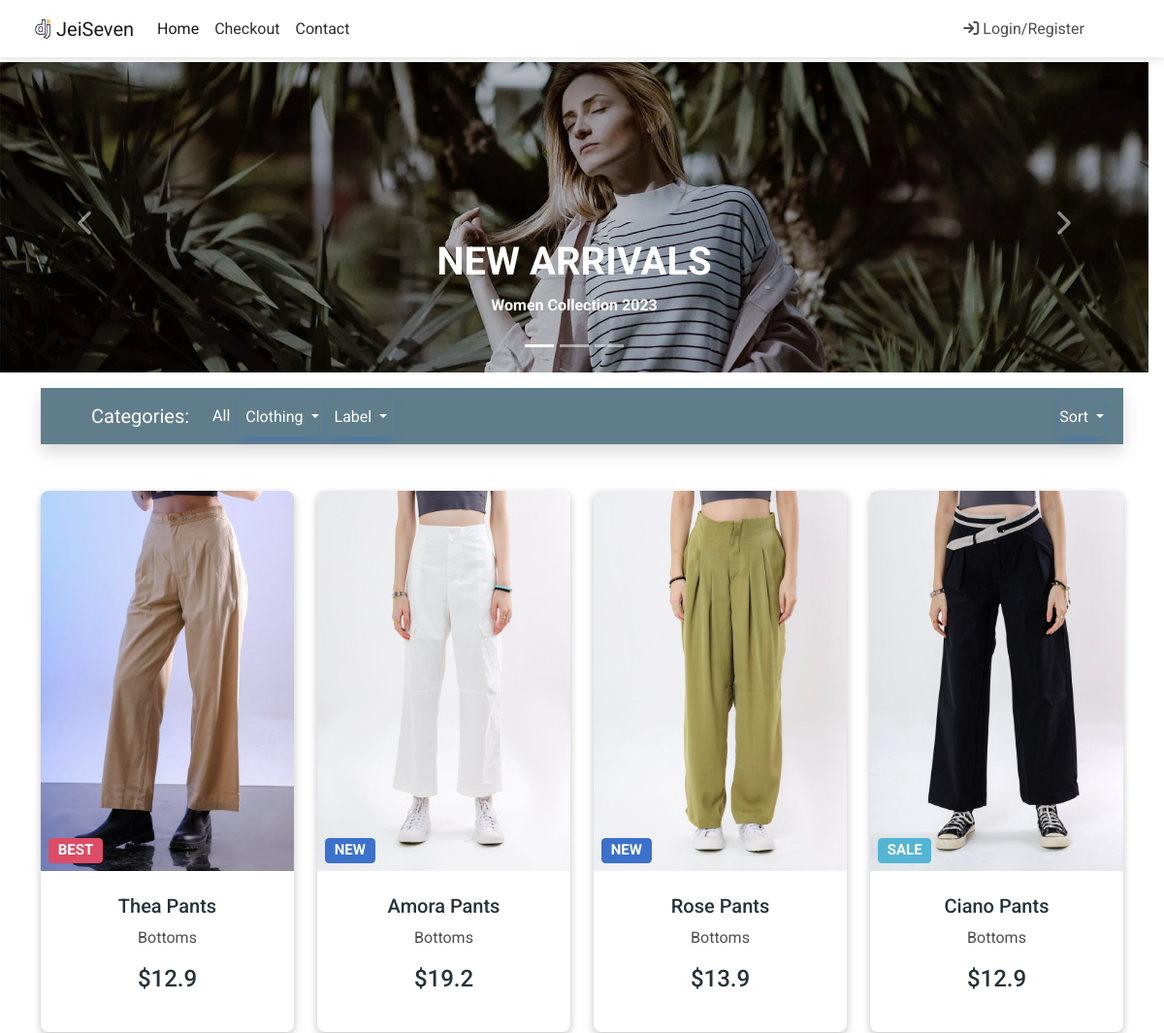
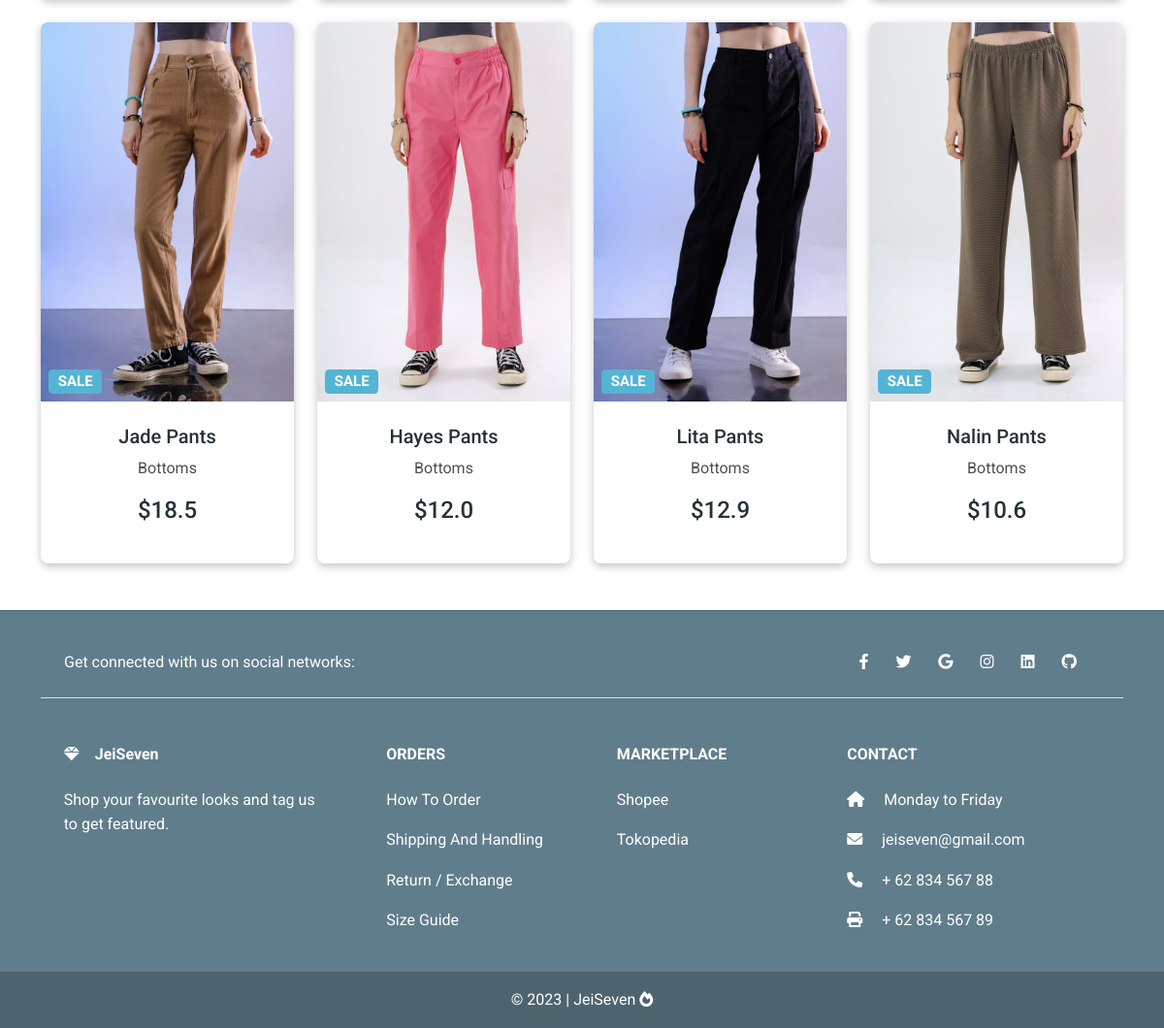
/bottoms/, run on the app's committed database (2 pictures, top to bottom).
### toko/models.py (models this page shows, shortened)
class ProdukItem(models.Model):
    nama_produk = models.CharField(max_length=100)
    harga = models.FloatField()
    harga_diskon = models.FloatField(blank=True, null=True)
    slug = models.SlugField(unique=True)
    deskripsi = models.TextField()
    gambar = models.ImageField(upload_to='product_pics')
    label = models.CharField(choices=PILIHAN_LABEL, max_length=4)
    kategori = models.CharField(choices=PILIHAN_KATEGORI, max_length=2)
    def get_absolute_url(self):
        return reverse("toko:produk-detail", kwargs={
            "slug": self.slug
            })

### toko/views.py (the view)
# urls.py: path('bottoms/',views.BottomstListView.as_view(), name='bottoms'),
class BottomstListView(generic.ListView):
    template_name = 'bottoms.html'
    queryset = ProdukItem.objects.filter(kategori='B')
    paginate_by = False

### ecomm/templates/bottoms.html (shortened to what this page needs)
{% extends 'base.html' %}
{% block content %}
{% include 'carousel.html' %}
<main>
    <div class="container">
        <nav class="navbar navbar-expand-lg navbar-dark mt-3 mb-5 shadow p-2" style="background-color: #607D8B">
            <div class="container-fluid">
                <a class="navbar-brand" href="#">Categories:</a>
                <div class="collapse navbar-collapse" id="navbarSupportedContent2">
                    <ul class="navbar-nav me-auto mb-2 mb-lg-0">
                        <li class="nav-item active">
                            <a class="nav-link text-white" href="{% url 'toko:products' %}">All</a>
                        </li>
                        <li class="nav-item">
                            <div class="dropdown">
                              <button
                                class="btn btn-primary dropdown-toggle nav-link text-white text-capitalize"
                                style="background-color: #607D8B"
                                type="button"
                                id="dropdownMenuButton"
                                data-mdb-toggle="dropdown"
                                aria-expanded="false"
                              >
                                Clothing
                              </button>
                            </div>
                          </li>
                          <li class="nav-item">
                            <div class="dropdown">
                              <button
                                class="btn btn-primary dropdown-toggle nav-link text-white text-capitalize"
                                style="background-color: #607D8B"
                                type="button"
                                id="dropdownMenuButton"
                                data-mdb-toggle="dropdown"
                                aria-expanded="false"
                              >
                                Label
                              </button>
                            </div>
                          </li>
                    </ul>
                    <div class="dropdown">
                      <button
                        class="btn btn-primary dropdown-toggle nav-link text-white text-capitalize"
                        style="background-color: #607d8b"
                        type="button"
                        id="dropdownMenuButton"
                        data-mdb-toggle="dropdown"
                        aria-expanded="false"
                      >
                        Sort
                      </button>
                    </div>
                </div>
            </div>
        </nav>
        <section>
            <div class="text-center">
              <div class="row">
                {% for pItem in object_list %}
                <div class="col-lg-3 col-md-6 mb-4">
                  <div class="card">
                    <div class="bg-image hover-zoom ripple ripple-surface ripple-surface-light"
                      data-mdb-ripple-color="light">
                      <img src="{{ pItem.gambar.url }}"
                        class="w-100" />
                      <a href="{{ pItem.get_absolute_url }}">
                        <div class="mask">
                          <div class="d-flex justify-content-start align-items-end h-100">
                            <h5><span class="badge bg-{{ pItem.get_label_display }} ms-2">{{ pItem.label }}</span></h5>
                          </div>
                        </div>
                      </a>
                    </div>
                    <div class="card-body">
                      <a href="{{ pItem.get_absolute_url }}" class="text-reset">
                        <h5 class="card-title mb-2">{{ pItem.nama_produk }}</h5>
                      </a>
                      <a href="" class="text-reset ">
                        <p>{{ pItem.get_kategori_display }}</p>
                      </a>
                      <h6 class="mb-3 price">${% if pItem.harga_diskon %}{{ pItem.harga_diskon }}{% else %}{{ pItem.harga }}{% endif %}</h6>
                    </div>
                  </div>
                </div>
                {% empty %}
                  <p>Data Produk belum tersedia</p>
                {% endfor %}
              </div>
            </div>
          </section>
    </div>
</main>
{% endblock content %}

### static/css/custom.css (style rules this page uses)
.card { box-shadow: rgba(0, 0, 0, 0.24) 0px 3px 8px; }
.price { color: #263238; font-size: 24px; }
.card-title { color:#263238 }

### data on the page
ProdukItem: gambar (picture), label "BEST", nama_produk "Thea Pants", kategori "Bottoms", harga_diskon "12.9"
ProdukItem: gambar (picture), label "NEW", nama_produk "Amora Pants", kategori "Bottoms", harga "19.2"
ProdukItem: gambar (picture), label "NEW", nama_produk "Rose Pants", kategori "Bottoms", harga_diskon "13.9"
ProdukItem: gambar (picture), label "SALE", nama_produk "Ciano Pants", kategori "Bottoms", harga_diskon "12.9"
ProdukItem: gambar (picture), label "SALE", nama_produk "Jade Pants", kategori "Bottoms", harga_diskon "18.5"
ProdukItem: gambar (picture), label "SALE", nama_produk "Hayes Pants", kategori "Bottoms", harga_diskon "12.0"
ProdukItem: gambar (picture), label "SALE", nama_produk "Lita Pants", kategori "Bottoms", harga_diskon "12.9"
ProdukItem: gambar (picture), label "SALE", nama_produk "Nalin Pants", kategori "Bottoms", harga_diskon "10.6"
